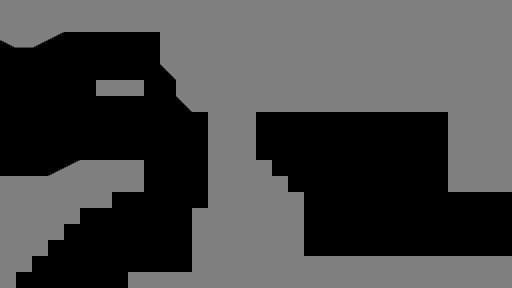

A 2D game scene composited from a Tiled map and its tileset images. What follows is a short description and the map's XML, with every tile layer's data as written:
An orthogonal 32x18 tile map with 16x16 px tiles, 1 tile layer (Walls).

<map version="1.10" tiledversion="1.10.2" orientation="orthogonal" renderorder="right-down" width="32" height="18" tilewidth="16" tileheight="16" infinite="0" nextlayerid="2" nextobjectid="1">
 <tileset firstgid="1" source="../Tilesets/16gon.tsx" />
 <layer id="1" name="Walls" width="32" height="18">
  <properties>
   <property name="unity:layer" value="Wall" />
  </properties>
  <data encoding="csv">
51,51,51,51,51,51,51,51,51,51,51,51,51,51,51,51,51,51,51,51,51,51,51,51,51,51,51,51,51,51,51,51,
51,51,51,51,51,51,51,51,51,51,51,51,51,51,51,51,51,51,51,51,51,51,51,51,51,51,51,51,51,51,51,51,
76,77,78,79,0,0,0,0,0,0,51,51,51,51,51,51,51,51,51,51,51,51,51,51,51,51,51,51,51,51,51,51,
0,0,0,0,0,0,0,0,0,0,51,51,51,51,51,51,51,51,51,51,51,51,51,51,51,51,51,51,51,51,51,51,
0,0,0,0,0,0,0,0,0,0,65,51,51,51,51,51,51,51,51,51,51,51,51,51,51,51,51,51,51,51,51,51,
0,0,0,0,0,0,51,51,51,0,0,51,51,51,51,51,51,51,51,51,51,51,51,51,51,51,51,51,51,51,51,51,
0,0,0,0,0,0,0,0,0,0,0,65,51,51,51,51,51,51,51,51,51,51,51,51,51,51,51,51,51,51,51,51,
0,0,0,0,0,0,0,0,0,0,0,0,0,51,51,51,0,0,0,0,0,0,0,0,0,0,0,0,51,51,51,51,
0,0,0,0,0,0,0,0,0,0,0,0,0,51,51,51,0,0,0,0,0,0,0,0,0,0,0,0,51,51,51,51,
0,0,0,0,0,0,0,0,0,0,0,0,0,51,51,51,0,0,0,0,0,0,0,0,0,0,0,0,51,51,51,51,
0,0,2,3,4,51,51,51,51,0,0,0,0,51,51,51,51,0,0,0,0,0,0,0,0,0,0,0,51,51,51,51,
51,51,51,51,51,51,51,51,51,0,0,0,0,51,51,51,51,51,0,0,0,0,0,0,0,0,0,0,51,51,51,51,
51,51,51,51,51,51,51,0,0,0,0,0,0,51,51,51,51,51,51,0,0,0,0,0,0,0,0,0,0,0,0,0,
51,51,51,51,51,0,0,0,0,0,0,0,51,51,51,51,51,51,51,0,0,0,0,0,0,0,0,0,0,0,0,0,
51,51,51,51,0,0,0,0,0,0,0,0,51,51,51,51,51,51,51,0,0,0,0,0,0,0,0,0,0,0,0,0,
51,51,51,0,0,0,0,0,0,0,0,0,51,51,51,51,51,51,51,0,0,0,0,0,0,0,0,0,0,0,0,0,
51,51,0,0,0,0,0,0,0,0,0,0,51,51,51,51,51,51,51,51,51,51,51,51,51,51,51,51,51,51,51,51,
51,0,0,0,0,0,0,0,51,51,51,51,51,51,51,51,51,51,51,51,51,51,51,51,51,51,51,51,51,51,51,51
</data>
 </layer>
</map>
